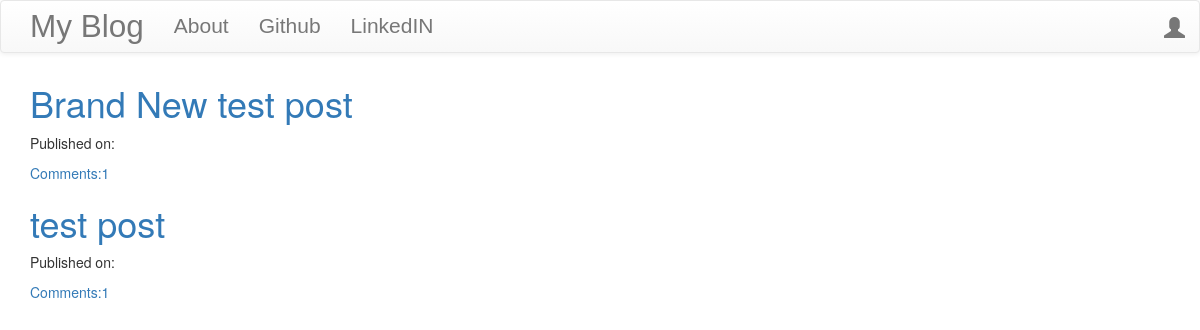
Before: / with the older database file.
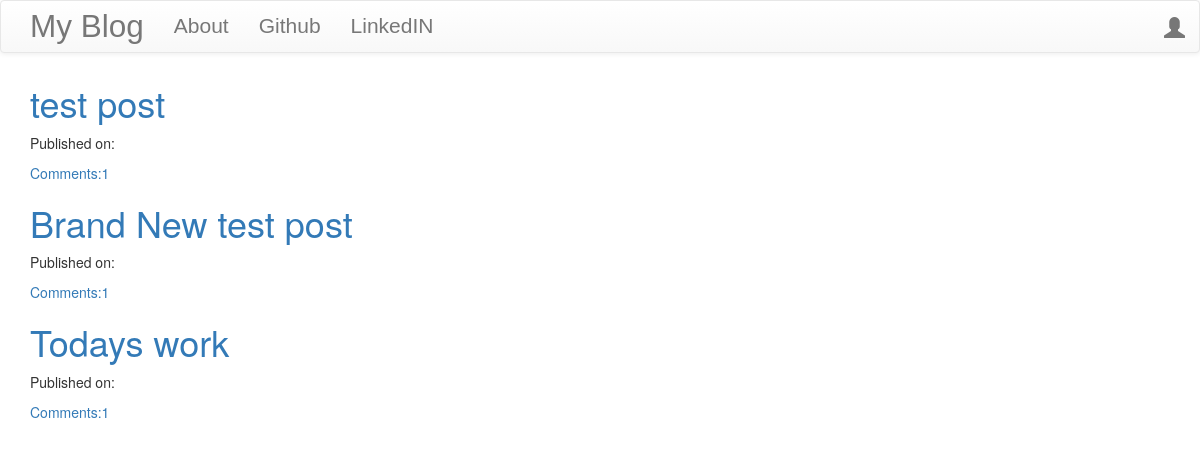
After: the same page with the newer database file.
### blog/models.py (models this page shows, shortened)
class Post(models.Model):
    author = models.ForeignKey("auth.User", on_delete=models.CASCADE)
    title = models.CharField(max_length=200)
    text = models.TextField()
    created_date = models.DateTimeField(default=timezone.now)
    published_date = models.DateTimeField(blank=True, null=True)
    def publish(self):
        self.published_date = timezone.now()
        self.save()
    def approve_comments(self):
        return self.comments.filter(approved_comment=True)

### blog/views.py (the view)
# urls.py: path("", views.PostListView.as_view(), name="post_list"),
class PostListView(ListView):
    model = Post
    def get_queryset(self):
        return Post.objects.filter(published_date__lte=timezone.now()).order_by("-published_date")

### blog/templates/blog/post_list.html
{% extends 'blog/base.html' %}
{% block content %}
<div class="centerstage">
    {% for post in post_list %}
    <div class="post">
        <h1><a href="{% url 'post_detail' pk=post.pk %}">{{ post.title }}</a></h1>
        <div class="date">
            <p>Published on: {{post.publish|date:"D M Y"}}</p>
        </div>
        <a href="{% url 'post_detail' pk=post.pk %}">Comments:{{post.approve_comments.count}}</a>
    </div>
    {% endfor %}
</div>
{% endblock %}

Changed rows visible on the page:
changed Post "test post": moves up the list
added Post: title "Todays work", approve_comments.count "1"
